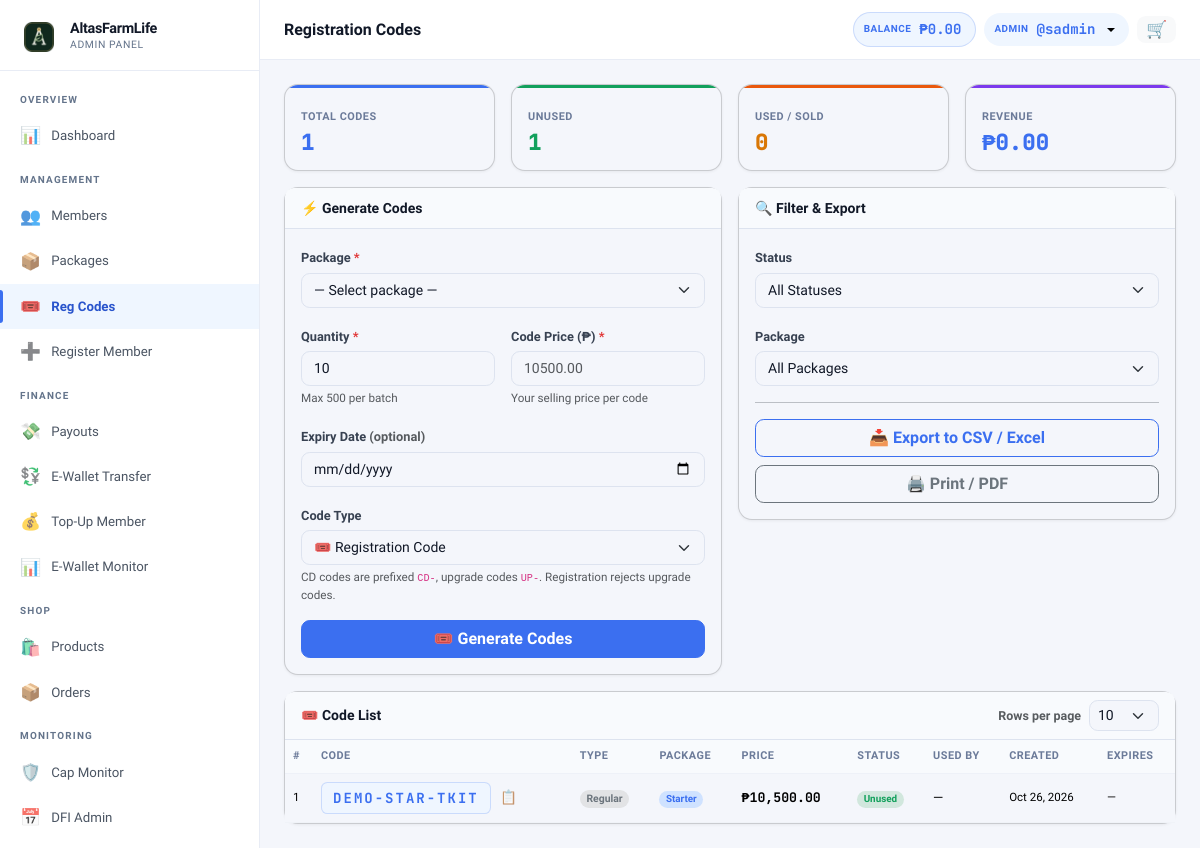
/?page=admin_codes (signed in), run on the app's committed database.
### tables this page shows
CREATE TABLE settings (
  key_name   VARCHAR(80) NOT NULL PRIMARY KEY,
  value      TEXT        NOT NULL,
  updated_at TIMESTAMP DEFAULT CURRENT_TIMESTAMP ON UPDATE CURRENT_TIMESTAMP
);

CREATE TABLE users (
  id                INT UNSIGNED AUTO_INCREMENT PRIMARY KEY,
  username          VARCHAR(40)  NOT NULL UNIQUE,
  password_hash     VARCHAR(255) NOT NULL,
  role              ENUM('member','admin','superadmin') NOT NULL DEFAULT 'member',
  package_id        INT UNSIGNED NULL,
  reg_code_id           INT UNSIGNED NULL,
  reg_payment_method    ENUM('code','ewallet','pending','standard') NOT NULL DEFAULT 'code',
  reg_paid_by           INT UNSIGNED NULL,

   
  sponsor_id        INT UNSIGNED NULL,
  binary_parent_id  INT UNSIGNED NULL,
  binary_position   ENUM('left','right') NULL,

   
  left_count        INT UNSIGNED NOT NULL DEFAULT 0,
  left_count_paid   INT UNSIGNED NOT NULL DEFAULT 0,
  right_count       INT UNSIGNED NOT NULL DEFAULT 0,
  right_count_paid  INT UNSIGNED NOT NULL DEFAULT 0,
  pairs_paid        INT UNSIGNED NOT NULL DEFAULT 0,
  pairs_flushed     INT UNSIGNED NOT NULL DEFAULT 0,
  pairs_paid_today  INT UNSIGNED NOT NULL DEFAULT 0,   

   
  lifetime_earned       DECIMAL(14,2) NOT NULL DEFAULT 0.00,
  cap_status            ENUM('active','capped','perminact') NOT NULL DEFAULT 'active',
  capping_bypass        TINYINT(1)   NOT NULL DEFAULT 0,
  daily_cap_bypass      TINYINT(1)   NOT NULL DEFAULT 0,
  capped_at             TIMESTAMP NULL,
  last_reactivation_at  TIMESTAMP NULL,
  dfi_days_used         INT UNSIGNED NOT NULL DEFAULT 0,
  dfi_active            TINYINT(1)   NOT NULL DEFAULT 1,
  cd_active             TINYINT(1)   NOT NULL DEFAULT 0,
  ewallet_sent_today      DECIMAL(12,2) NOT NULL DEFAULT 0.00,
  ewallet_sent_this_week  DECIMAL(12,2) NOT NULL DEFAULT 0.00,

   
  full_name         VARCHAR(120) NULL,
  email             VARCHAR(120) NULL,
  mobile            VARCHAR(20)  NULL,
  gcash_number      VARCHAR(20)  NULL,
  maya_number       VARCHAR(20)  NULL,
  usdt_trc20_address VARCHAR(100) NULL,
  usdt_bep20_address VARCHAR(100) NULL,
  address           TEXT         NULL,
  photo             VARCHAR(200) NULL,

  ewallet_balance       DECIMAL(14,2) NOT NULL DEFAULT 0.00,
  withdrawable_balance  DECIMAL(14,2) NOT NULL DEFAULT 0.00,
  status                ENUM('active','suspended','pending','deactivated') NOT NULL DEFAULT 'active',
  joined_at         TIMESTAMP DEFAULT CURRENT_TIMESTAMP,
  last_login        TIMESTAMP NULL,

  FOREIGN KEY (sponsor_id)       REFERENCES users(id) ON DELETE SET NULL,
  FOREIGN KEY (binary_parent_id) REFERENCES users(id) ON DELETE SET NULL,
  FOREIGN KEY (package_id)       REFERENCES packages(id) ON DELETE SET NULL
);

CREATE TABLE reg_codes (
  id          INT UNSIGNED AUTO_INCREMENT PRIMARY KEY,
  code        VARCHAR(24)   NOT NULL UNIQUE,
  package_id  INT UNSIGNED  NOT NULL,
  price       DECIMAL(12,2) NOT NULL,
  status      ENUM('unused','used','expired') NOT NULL DEFAULT 'unused',
  code_type   ENUM('registration','cd','upgrade') NOT NULL DEFAULT 'registration',
  used_by     INT UNSIGNED  NULL,
  created_by  INT UNSIGNED  NOT NULL,
  used_at     TIMESTAMP     NULL,
  expires_at  DATE          NULL,
  created_at  TIMESTAMP DEFAULT CURRENT_TIMESTAMP,
  FOREIGN KEY (package_id) REFERENCES packages(id),
  FOREIGN KEY (used_by)    REFERENCES users(id) ON DELETE SET NULL,
  FOREIGN KEY (created_by) REFERENCES users(id)
);

CREATE TABLE packages (
  id                        INT UNSIGNED AUTO_INCREMENT PRIMARY KEY,
  name                      VARCHAR(80)      NOT NULL,
  image                     VARCHAR(200)     NULL,
  entry_fee                 DECIMAL(12,2)    NOT NULL,
  pairing_bonus             DECIMAL(12,2)    NOT NULL,
  daily_pair_cap            TINYINT UNSIGNED NOT NULL DEFAULT 3,
  direct_ref_bonus          DECIMAL(12,2)    NOT NULL DEFAULT 0.00,
   
  lifetime_cap_multiplier   DECIMAL(5,2)     NOT NULL DEFAULT 3.00,
  reactivation_fee          DECIMAL(12,2)    NOT NULL DEFAULT 0.00,
  reactivation_window_days  INT              NOT NULL DEFAULT 15,
  daily_fixed_income        DECIMAL(12,2)    NOT NULL DEFAULT 0.00,
  daily_fixed_income_days   INT              NOT NULL DEFAULT 90,
  status                    ENUM('active','inactive') NOT NULL DEFAULT 'active',
  indirect_referral_enabled TINYINT(1)       NOT NULL DEFAULT 1,
  dfi_enabled               TINYINT(1)       NOT NULL DEFAULT 1,
  pairing_enabled           TINYINT(1)       NOT NULL DEFAULT 1,
  created_at                TIMESTAMP DEFAULT CURRENT_TIMESTAMP
);

### views/admin/codes.php (the view, shortened to what the rows shown need)
<?php require 'views/partials/head.php'; ?>
<?php require 'views/partials/sidebar_admin.php'; ?>
<div class="main-content">
  <?php require 'views/partials/topbar.php'; ?>
  <div class="page-content">
    <div class="card no-print">
      <div class="table-responsive">
        <table class="table table-hover mb-0">
          <thead>
            <tr>
              <th>#</th>
              <th>Code</th>
              <th>Type</th>
              <th>Package</th>
              <th>Price</th>
              <th>Status</th>
              <th>Used By</th>
              <th>Created</th>
              <th>Expires</th>
            </tr>
          </thead>
          <tbody>
            <?php if (empty($codes['data'])): ?>
              <tr>
                <td colspan="9" class="text-center py-5 text-muted">No codes found.</td>
              </tr>
              <?php else: foreach ($codes['data'] as $i => $c): ?>
                <tr>
                  <td class="td-muted" style="font-size:.72rem;"><?= ($codes['page'] - 1) * $codes['per_page'] + $i + 1 ?></td>
                  <td>
                    <div class="d-flex align-items-center gap-2">
                      <span class="reg-code"><?= e($c['code']) ?></span>
                      <button type="button"
                        class="btn btn-sm btn-link p-0 text-muted"
                        onclick="copyText(<?= js($c['code']) ?>)"
                        title="Copy code"
                        style="font-size:.85rem;line-height:1;text-decoration:none;">
                        📋
                      </button>
                    </div>
                  </td>
                  <td>
                    <?php $ct = $c['code_type'] ?? 'registration';
                    if ($ct === 'cd'): ?>
                      <span class="badge bg-warning-subtle text-warning" style="font-size:.65rem;">⏳ CD</span>
                    <?php elseif ($ct === 'upgrade'): ?>
                      <span class="badge bg-info-subtle text-info" style="font-size:.65rem;">⬆️ Upgrade</span>
                    <?php else: ?>
                      <span class="badge bg-secondary-subtle text-secondary" style="font-size:.65rem;">Regular</span>
                    <?php endif; ?>
                  </td>
                  <td><span class="badge bg-primary-subtle text-primary"><?= e($c['package_name']) ?></span></td>
                  <td class="font-mono fw-bold"><?= fmt_money($c['price']) ?></td>
                  <td><?php $b = match ($c['status']) {
                        'unused' => 'bg-success-subtle text-success',
                        'used' => 'bg-secondary-subtle text-secondary',
                        'expired' => 'bg-danger-subtle text-danger',
                        default => 'bg-secondary-subtle'
                      }; ?>
                    <span class="badge <?= $b ?>"><?= ucfirst($c['status']) ?></span>
                  </td>
                  <td class="td-muted"><?= $c['used_by_username'] ? '@' . e($c['used_by_username']) : '—' ?></td>
                  <td class="td-muted" style="font-size:.72rem;"><?= fmt_date($c['created_at']) ?></td>
                  <td class="td-muted" style="font-size:.72rem;"><?= $c['expires_at'] ? fmt_date($c['expires_at']) : '—' ?></td>
                </tr>
            <?php endforeach;
            endif; ?>
          </tbody>
        </table>
      </div>
    </div>
  </div>
</div>
<?php require 'views/partials/footer.php'; ?>

### views/partials/sidebar_admin.php (shortened to what the rows shown need)
<?php
$cp = current_page();
$adminUser = Auth::user();
$initial = strtoupper(substr($adminUser['username'] ?? 'A', 0, 1));
$pendingPayouts = (int)db()->query("SELECT COUNT(*) FROM payout_requests WHERE status='pending'")->fetchColumn();
$pendingMembers = (int)db()->query("SELECT COUNT(*) FROM users WHERE role='member' AND status='pending'")->fetchColumn();
if (!function_exists('renderAdminNav')) {
function renderAdminNav($cp, $adminUser, $initial, $pendingPayouts, $pendingMembers)
{ ?>
  <div class="sidebar-brand">
    <div>
      <div class="brand-name"><?= e(setting('site_name', APP_NAME)) ?></div>
      <div class="brand-sub">Admin Panel</div>
    </div>
  </div>
<?php } ?>
<?php }  ?>
<div class="sidebar d-none d-lg-flex flex-column">
  <?php renderAdminNav($cp, $adminUser, $initial, $pendingPayouts, $pendingMembers); ?>
</div>

### views/partials/topbar.php (shortened to what the rows shown need)
<?php
if (isset($_GET['page']) && $_GET['page'] === 'admin_user_view' && !empty($_GET['id']) && Auth::isAdmin()) {
    $topbarUser = getUserById((int)$_GET['id']);
    if (!$topbarUser) {
        flash('error', 'User not found.');
        redirect('/?page=admin_users');
    }
    $walletUser = $topbarUser;
} else {
    $topbarUser = Auth::user();
    $walletUser = Auth::isSuperadmin() ? (User::find(Auth::actingAdminId()) ?: $topbarUser) : $topbarUser;
}
$topbarBalance = fmt_money($walletUser['ewallet_balance'] ?? 0);
$isMember      = ($topbarUser['role'] ?? '') === 'member';
?>
<div class="topbar-wrapper no-print">
    <div class="d-flex align-items-center gap-2">
        <?php if ($isMember || Auth::isSuperadmin()): ?>
            <div class="topbar-balance d-none d-sm-flex">
                <span class="bal-label">Balance</span>
                <span class="bal-amount" id="topbarBalance"><?= $topbarBalance ?></span>
            </div>
        <?php endif; ?>
        <div class="dropdown">
            <button class="topbar-balance border-0 dropdown-toggle" type="button"
                data-bs-toggle="dropdown" aria-expanded="false"
                title="<?= e($topbarUser['username'] ?? '') ?>" style="cursor:pointer;">
                <span class="bal-label"><?= Auth::isAdmin() ? 'Admin' : 'User' ?></span>
                <span class="bal-amount">@<?= e($topbarUser['username'] ?? '') ?></span>
            </button>
        </div>
    </div>
</div>

### data on the page
settings: value "AltasFarmLife"
users: ewallet_balance "₱0.00"
users: username "sadmin"
reg_codes: per_page "1", code "DEMO-STAR-TKIT", code_type "Regular", package.name "Starter", price "₱10,500.00", status "Unused", created_at "Oct 26, 2026"

### other printed values
$pageTitle "Registration Codes"
$label "TOTAL CODES"
$val "1"
$label "UNUSED"
$label "USED / SOLD"
$val "0"
$label "REVENUE"
$val "₱0.00"
form field per_page "10"
